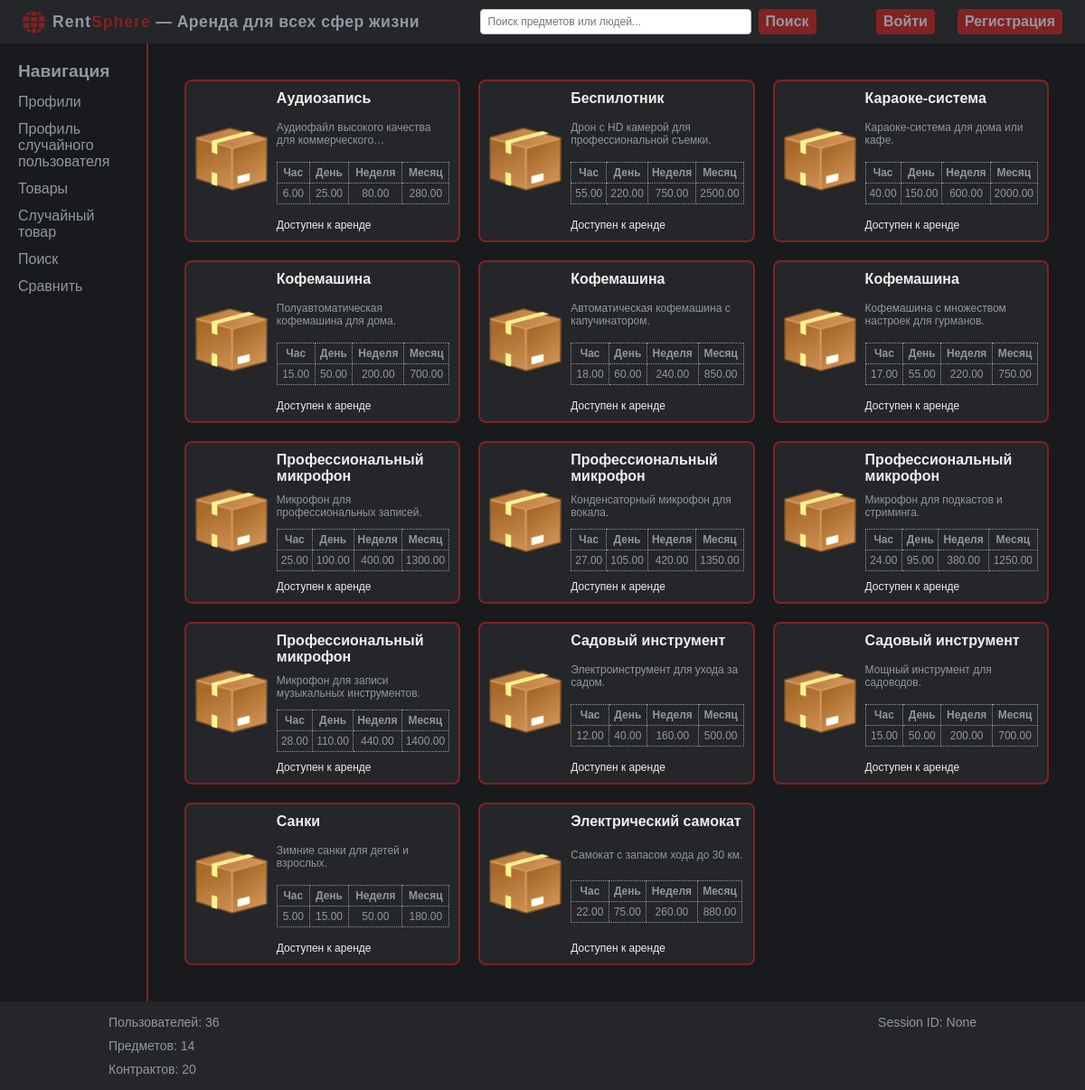
Page /items/ on the earlier database version.
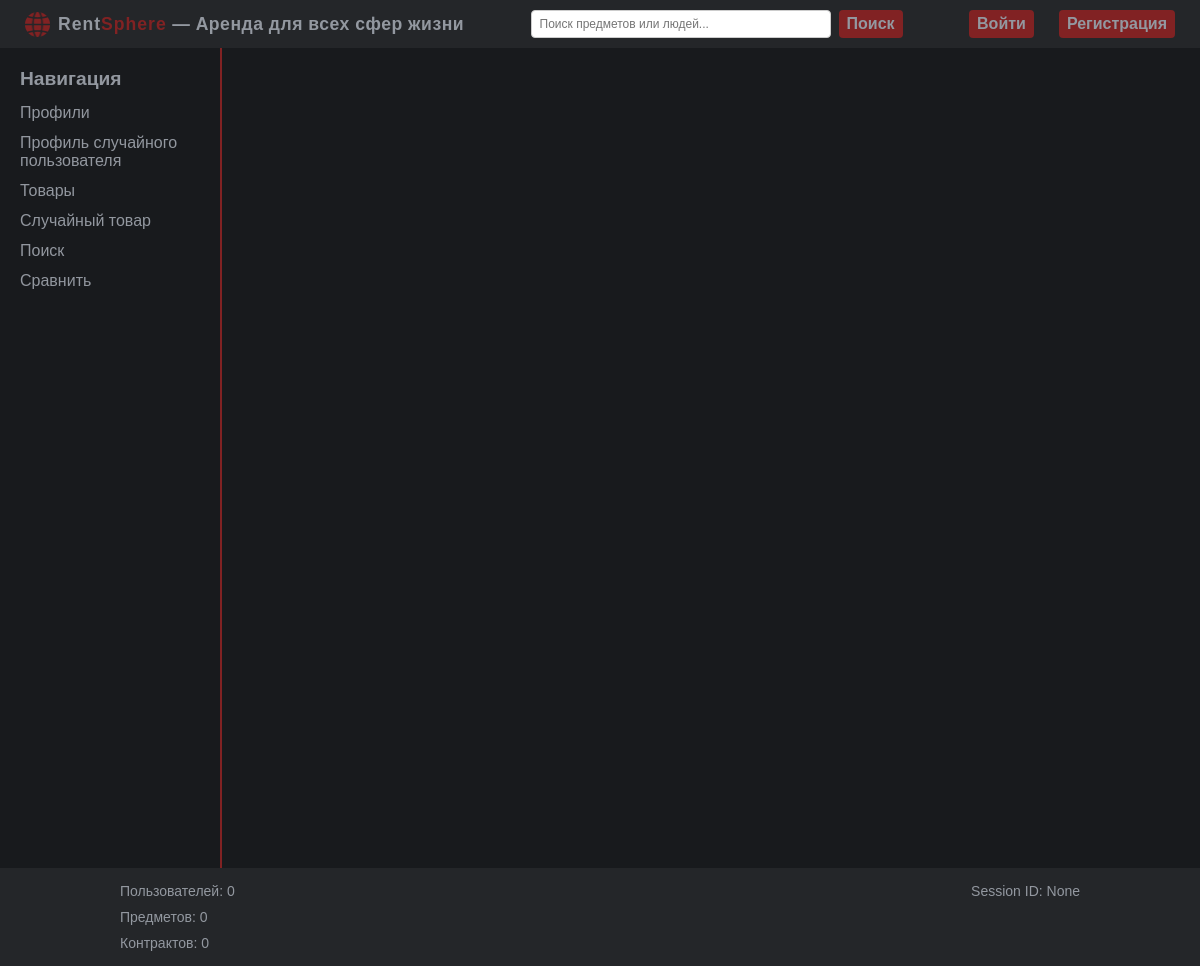
Same page on the later database version.
### models.py (models this page shows, shortened)
class Item(Base):
    __tablename__ = "items"
    id = Column(Integer, primary_key=True)
    photo = Column(String(255))
    name = Column(String(255), nullable=False)
    desc = Column(Text)
    price_h = Column(Numeric(10, 2))
    price_d = Column(Numeric(10, 2))
    price_w = Column(Numeric(10, 2))
    price_m = Column(Numeric(10, 2))
    owner_id = Column(Integer, ForeignKey("users.id"))
    owner = relationship("User", backref="owner_items")

### app.py (the view)
@app.route("/items/", methods=["GET"])
def items():
    items_list = models.Item.query.all()
    item_card_data = []
    for item in items_list:
        contract = models.Contract.query.filter_by(item_id=item.id).first()
        is_available = contract.is_available if contract else None
        item_card_data.append({"id": item.id,
                               "name": item.name,
                               "photo": item.photo,
                               "desc": item.desc,
                               "price_h": item.price_h,
                               "price_d": item.price_d,
                               "price_w": item.price_w,
                               "price_m": item.price_m,
                               "owner_id": item.owner_id,
                               "is_available": is_available})
    return render_template("items.html", items=item_card_data)

### app.py (called while the page is built, shortened)
@app.teardown_request
def teardown_request(exceptions=None):
    db_session.remove()

@app.context_processor
def stats_data():
    session_id = session.get("user_id")
    users_total = models.User.query.count()
    items_total = models.Item.query.count()
    contracts_total = models.Contract.query.count()
    stats = {"users_total": users_total,
             "items_total": items_total,
             "contracts_total": contracts_total,
             "session_id": session_id}
    return dict(stats=stats)

@app.context_processor
def inject_user():
    user_id = session.get("user_id")
    user_data = {"id": None, "login": "Guest"}
    return {"current_user": user_data}

### templates/items.html (shortened to what this page needs)
{% extends 'base.html' %}
{% block content %}
    {% include 'items_list.html' %}
{% endblock %}

### templates/base.html (shortened to what this page needs)
<!DOCTYPE html>
<html lang="ru">
<head>
    <link rel="stylesheet" href="{{ url_for('static', filename='css/styles.css') }}">
</head>
<body>
    <div class="layout">
        <div class="header">
            <div class="header-left">
                <img src="{{ url_for('static', filename='images/logo_red.png') }}" alt="Logo" class="logo">
                <span class="brand-name"><span class="rent">Rent</span><span class="sphere">Sphere</span> — Аренда для всех сфер жизни</span>
            </div>
            <form class="header-search" action="/search" method="GET">
                <input type="text" name="q" class="search-field" placeholder="Поиск предметов или людей...">
                <button type="submit" class="search-button">Поиск</button>
            </form>
            <div class="header-right">
                {% if not current_user.id %}
                    <a href="/login">Войти</a>
                    <a href="/register">Регистрация</a>
                {% else %}
                    <img src="{{ url_for('static', filename='images/default_avatar.png') }}" alt="Аватар" class="header-avatar">
                    <span class="header-user">{{ current_user.login }}</span>
                    <a href="/logout">Выйти</a>
                {% endif %}
            </div>
        </div>
        <div class="center-container">
            <div class="sidebar">
                <span>Навигация</span>
                {% if current_user.id %}
                    <a href="/profiles">Профили</a>
                    <a href="{{ url_for('profile', user_id=current_user.id) }}">Мой профиль</a>
                    <a href="/profiles/random_user">Профиль случайного пользователя</a>
                    <a href="/profiles/search_history">История поиска</a>
                    <a href="/profiles/favorites">Избранное</a>
                    <a href="/items/add">Добавить новый товар</a>
                    <a href="/items">Товары</a>
                    <a href="/items/random_item_details">Случайный товар</a>
                    <a href="/contracts/random_contract">Случайный контракт</a>
                    <a href="/search">Поиск</a>
                    <a href="/complain">Жалоба</a>
                    <a href="/compare">Сравнить</a>
                {% else %}
                    <a href="/profiles">Профили</a>
                    <a href="/profiles/random_user">Профиль случайного пользователя</a>
                    <a href="/items">Товары</a>
                    <a href="/items/random_item_details">Случайный товар</a>
                    <a href="/search">Поиск</a>
                    <a href="/compare">Сравнить</a>
                {% endif %}
            </div>
            <div class="content-area">
                {% block content %}{% endblock %}
            </div>
        </div>
        <div class="footer">
            <table class="stats-table">
                <tr>
                    <td class="left-col">Пользователей: {{ stats.users_total }}</td>
                    <td class="right-col">Session ID: {{ stats.session_id }}</td>
                </tr>
                <tr>
                    <td class="left-col">Предметов: {{ stats.items_total }}</td>
                    <td class="right-col"></td>
                </tr>
                <tr>
                    <td class="left-col">Контрактов: {{ stats.contracts_total }}</td>
                    <td class="right-col"></td>
                </tr>
            </table>
        </div>
    </div>
</body>
</html>

### templates/items_list.html
<div class="items-container">
    {% for item in items %}
    <a href="{{ url_for('item_details', item_id=item.id) }}" class="item-card">
        <div class="item-photo">
            <img src="{{ url_for('static', filename='images/items/default_item.png') }}" alt="Photo">
        </div>
        <div class="item-short-details">
            <div class="item-name">{{ item.name }}</div>
            <div class="item-short-desc">{{ item.desc }}</div>
            <table class="price-table">
                <tr>
                    <th>Час</th>
                    <th>День</th>
                    <th>Неделя</th>
                    <th>Месяц</th>
                </tr>
                <tr>
                    <td>{{ item.price_h }}</td>
                    <td>{{ item.price_d }}</td>
                    <td>{{ item.price_w }}</td>
                    <td>{{ item.price_m }}</td>
                </tr>
            </table>
            <div class="item-data">
                {% if item.is_available %}
                    Доступен к аренде
                {% else %}
                    Не доступен
                {% endif %}
            </div>
        </div>
    </a>
    {% endfor %}
</div>

### static/css/styles.css (style rules this page uses)
body { background-color: #181A1D; color: #EEEEEE; margin: 0; font-family: Arial, sans-serif; }
.header, .footer { background-color: #242629; color: #9398A0; padding: 10px; text-align: center; }
.center-container { display: flex; }
.content-area { flex-grow: 1; background-color: #181A1D; padding: 20px; color: #EEEEEE; }
.stats-table { width: 1000px; margin: 0 auto; border-collapse: collapse; }
.stats-table td { padding: 5px 20px; vertical-align: middle; border: none; font-size: 14px; }
.left-col { text-align: left; }
.right-col { text-align: right; }

### static/css/modules/sidebar.css (style rules this page uses)
.sidebar { background-color: #181A1D; color: #92979F; padding: 20px; width: 180px; height: calc(100vh - 20px); overflow-y: auto; float: left; }
.sidebar span { font-size: 1.2em; margin-bottom: 8px; display: block; font-weight: bold; }
.sidebar a { display: block; color: #92979F; text-decoration: none; padding: 6px 0; }
.sidebar + .content-area { border-left: 2px solid #812223; }

### static/css/modules/header.css (style rules this page uses)
.header { display: flex; justify-content: space-between; align-items: center; padding: 5px 10px; background-color: #242629; }
.header-left { display: flex; align-items: center; }
.logo { width: 25px; height: 25px; margin-right: 8px; margin-left: 15px; }
.brand-name { color: #9398A0; font-weight: bold; font-size: 1.1em; letter-spacing: 0.5px; }
.rent { font-weight: bold; color: #9398A0; letter-spacing: 1px; }
.sphere { font-weight: bold; color: #812223; letter-spacing: 1px; }
.header-search { display: flex; align-items: center; justify-content: center; flex: 1; }
.search-field { padding: 6px 8px; font-size: 12px; border: 1px solid #ccc; border-radius: 4px; width: 300px; box-sizing: border-box; }
.search-button { color: #9398A0; background-color: #812223; padding: 5px 8px; font-weight: bold; font-size: 1em; border: none; border-radius: 4px; cursor: pointer; margin-left: 8px; transition: background-color 0.3s ease; }
.header-right { display: flex; align-items: center; justify-content: flex-end; gap: 10px; }
.header a { color: #9398A0; background-color: #812223; padding: 5px 8px; text-decoration: none; font-weight: bold; font-size: 1em; border-radius: 4px; margin-right: 15px; transition: background-color 0.3s ease; }

Differences in the rows shown:
removed Item: name "Аудиозапись", desc "Аудиофайл высокого качества для…", price_h "6.00", price_d "25.00", price_w "80.00", price_m "280.00"
removed Item: name "Беспилотник", desc "Дрон с HD камерой для профессиональной съемки.", price_h "55.00", price_d "220.00", price_w "750.00", price_m "2500.00"
removed Item: name "Караоке-система", desc "Караоке-система для дома или кафе.", price_h "40.00", price_d "150.00", price_w "600.00", price_m "2000.00"
removed Item: name "Кофемашина", desc "Полуавтоматическая кофемашина для дома.", price_h "15.00", price_d "50.00", price_w "200.00", price_m "700.00"
removed Item: name "Кофемашина", desc "Автоматическая кофемашина с капучинатором.", price_h "18.00", price_d "60.00", price_w "240.00", price_m "850.00"
removed Item: name "Кофемашина", desc "Кофемашина с множеством настроек для гурманов.", price_h "17.00", price_d "55.00", price_w "220.00", price_m "750.00"
removed Item: name "Профессиональный микрофон", desc "Микрофон для профессиональных записей.", price_h "25.00", price_d "100.00", price_w "400.00", price_m "1300.00"
removed Item: name "Профессиональный микрофон", desc "Конденсаторный микрофон для вокала.", price_h "27.00", price_d "105.00", price_w "420.00", price_m "1350.00"
removed Item: name "Профессиональный микрофон", desc "Микрофон для подкастов и стриминга.", price_h "24.00", price_d "95.00", price_w "380.00", price_m "1250.00"
removed Item: name "Профессиональный микрофон", desc "Микрофон для записи музыкальных инструментов.", price_h "28.00", price_d "110.00", price_w "440.00", price_m "1400.00"
removed Item: name "Садовый инструмент", desc "Электроинструмент для ухода за садом.", price_h "12.00", price_d "40.00", price_w "160.00", price_m "500.00"
removed Item: name "Садовый инструмент", desc "Мощный инструмент для садоводов.", price_h "15.00", price_d "50.00", price_w "200.00", price_m "700.00"
removed Item: name "Санки", desc "Зимние санки для детей и взрослых.", price_h "5.00", price_d "15.00", price_w "50.00", price_m "180.00"
removed Item: name "Электрический самокат", desc "Самокат с запасом хода до 30 км.", price_h "22.00", price_d "75.00", price_w "260.00", price_m "880.00"
Other differences:
{{ stats.users_total }}: "36" → "0"
{{ stats.items_total }}: "14" → "0"
{{ stats.contracts_total }}: "20" → "0"
